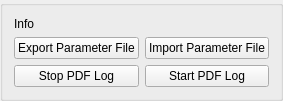
     <widget class="QGroupBox" name="groupBox_3">
      <property name="sizePolicy">
       <sizepolicy hsizetype="Preferred" vsizetype="Preferred">
        <horstretch>0</horstretch>
        <verstretch>0</verstretch>
       </sizepolicy>
      </property>
      <property name="title">
       <string/>
      </property>
      <layout class="QGridLayout" name="gridLayout_24">
       <item row="2" column="1">
        <widget class="QPushButton" name="pb_start_pdf">
         <property name="sizePolicy">
          <sizepolicy hsizetype="Preferred" vsizetype="Fixed">
           <horstretch>0</horstretch>
           <verstretch>0</verstretch>
          </sizepolicy>
         </property>
         <property name="text">
          <string>Start PDF Log</string>
         </property>
        </widget>
       </item>
       <item row="1" column="0">
        <widget class="QPushButton" name="pb_export_params">
         <property name="sizePolicy">
          <sizepolicy hsizetype="Preferred" vsizetype="Fixed">
           <horstretch>0</horstretch>
           <verstretch>0</verstretch>
          </sizepolicy>
         </property>
         <property name="text">
          <string>Export Parameter File</string>
         </property>
        </widget>
       </item>
       <item row="1" column="1">
        <widget class="QPushButton" name="pb_import_params">
         <property name="sizePolicy">
          <sizepolicy hsizetype="Preferred" vsizetype="Fixed">
           <horstretch>0</horstretch>
           <verstretch>0</verstretch>
          </sizepolicy>
         </property>
         <property name="text">
          <string>Import Parameter File</string>
         </property>
        </widget>
       </item>
       <item row="2" column="0">
        <widget class="QPushButton" name="pb_stop_pdf">
         <property name="sizePolicy">
          <sizepolicy hsizetype="Preferred" vsizetype="Fixed">
           <horstretch>0</horstretch>
           <verstretch>0</verstretch>
          </sizepolicy>
         </property>
         <property name="text">
          <string>Stop PDF Log</string>
         </property>
        </widget>
       </item>
       <item row="0" column="0" colspan="2">
        <widget class="QLabel" name="label_info">
         <property name="sizePolicy">
          <sizepolicy hsizetype="Preferred" vsizetype="Fixed">
           <horstretch>0</horstretch>
           <verstretch>0</verstretch>
          </sizepolicy>
         </property>
         <property name="text">
          <string>Info</string>
         </property>
        </widget>
       </item>
      </layout>
     </widget>
